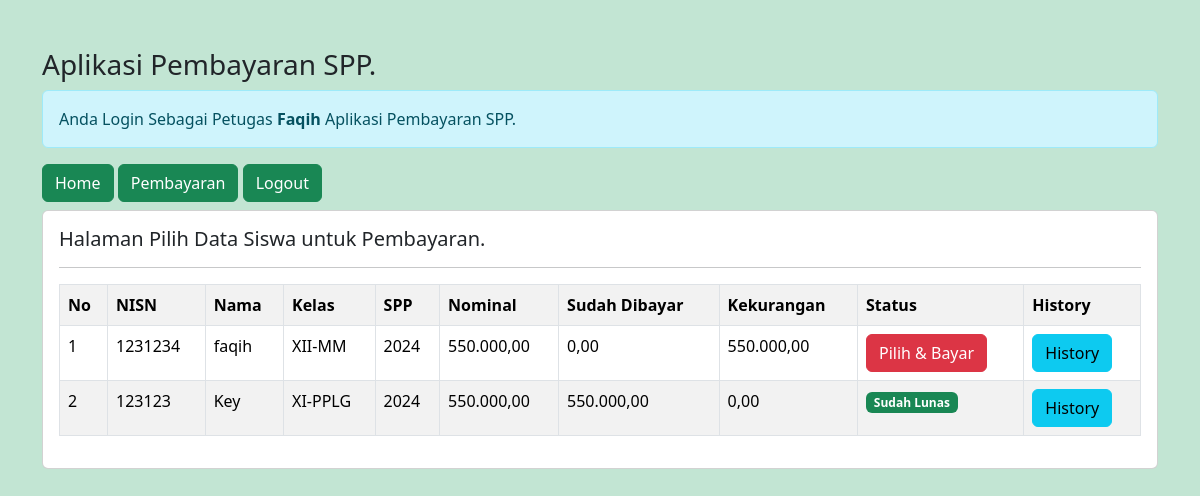
The app's page /petugas/petugas.php?url=pembayaran (signed in) with its own data.
### tables this page shows
CREATE TABLE `siswa` (
  `nisn` int(10) NOT NULL,
  `nis` char(8) NOT NULL,
  `nama` varchar(35) NOT NULL,
  `id_kelas` int(11) NOT NULL,
  `alamat` text NOT NULL,
  `no_tlp` varchar(13) NOT NULL,
  `id_spp` int(11) NOT NULL
);

CREATE TABLE `kelas` (
  `id_kelas` int(11) NOT NULL,
  `nama_kelas` varchar(10) NOT NULL,
  `kompetensi_keahlian` varchar(50) NOT NULL
);

CREATE TABLE `spp` (
  `id_spp` int(11) NOT NULL,
  `tahun` int(11) NOT NULL,
  `nominal` int(11) NOT NULL
);

### petugas/pembayaran.php (the view)
<h5>Halaman Pilih Data Siswa untuk Pembayaran.</h5>
<hr>
<table class="table table-striped table-bordered">
    <tr class="fw-bold">
        <td>No</td>
        <td>NISN</td>
        <td>Nama</td>
        <td>Kelas</td>
        <td>SPP</td>
        <td>Nominal</td>
        <td>Sudah Dibayar</td>
        <td>Kekurangan</td>
        <td>Status</td>
        <td>History</td>
    </tr>
    <?php
    include'../koneksi.php';
    $no = 1;
    $sql = "SELECT * FROM siswa,spp,kelas WHERE siswa.id_kelas=kelas.id_kelas AND siswa.id_spp=spp.id_spp ORDER BY nama ASC";
    $query = mysqli_query($koneksi, $sql);
    foreach($query as $data){
        $data_pembayaran = mysqli_query($koneksi,"SELECT SUM(jumlah_bayar) as jumlah_bayar FROM pembayaran WHERE nisn='$data[nisn]'");
        $data_pembayaran = mysqli_fetch_array($data_pembayaran);
        $sudah_bayar = $data_pembayaran['jumlah_bayar'];
        $kekurangan = $data['nominal']-$data_pembayaran['jumlah_bayar'];
        ?>
        <tr>
            <td><?= $no++; ?></td>
            <td><?= $data['nisn'] ?></td>
            <td><?= $data['nama'] ?></td>
            <td><?= $data['nama_kelas'] ?></td>
            <td><?= $data['tahun'] ?></td>
            <td><?= number_format($data['nominal'],2,',','.'); ?></td>
            <td><?= number_format($sudah_bayar,2,',','.'); ?></td>
            <td><?= number_format($kekurangan,2,',','.'); ?></td>
            <td>
                <?php
                if($kekurangan==0){
                    echo"<span class='badge text-bg-success'> Sudah Lunas </span>";
                } else { ?>
                    <a href="?url=tambah-pembayaran&nisn=<?= $data['nisn'] ?>&kekurangan=<?= $kekurangan ?>" class="btn btn-danger"> Pilih & Bayar </a>
               <?php } ?>
        </td>
            <td>
                <a href="?url=history-pembayaran&nisn=<?= $data['nisn'] ?>" class='btn btn-info'>History</a>
            </td>
        </tr>
        <?php } ?>
</table>

### records on screen
siswa: nisn "1231234", nama "faqih", id_kelas.nama_kelas "XII-MM", id_spp.tahun "2024", id_spp.nominal "550.000,00", sudah_bayar "0,00", kekurangan "550.000,00"
siswa: nisn "123123", nama "Key", id_kelas.nama_kelas "XI-PPLG", id_spp.tahun "2024", id_spp.nominal "550.000,00", sudah_bayar "550.000,00", kekurangan "0,00", shows "Sudah Lunas"

### other values on screen
$_SESSION['nama_petugas'] "Faqih"
